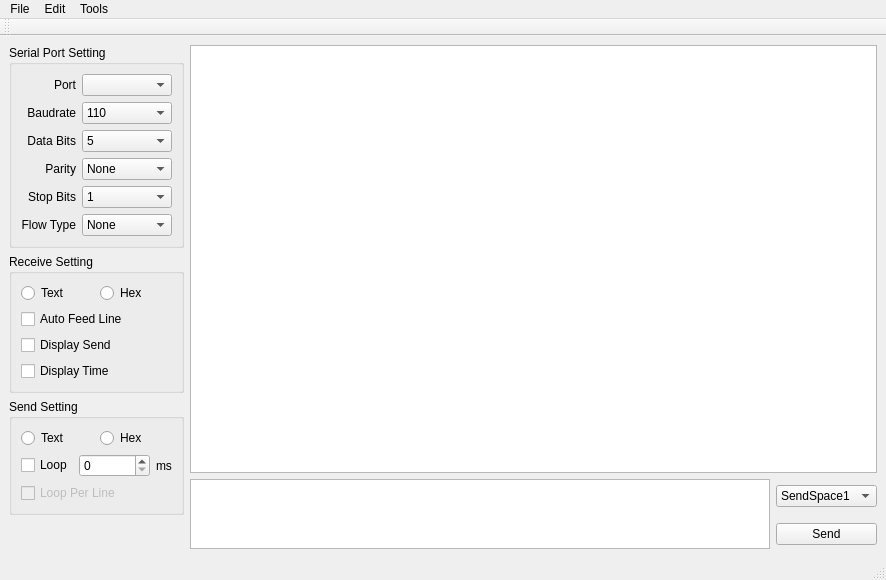
<?xml version="1.0" encoding="UTF-8"?>
<ui version="4.0">
 <class>MainWindow</class>
 <widget class="QMainWindow" name="MainWindow">
  <property name="geometry">
   <rect>
    <x>0</x>
    <y>0</y>
    <width>886</width>
    <height>580</height>
   </rect>
  </property>
  <property name="windowTitle">
   <string>ComAssist</string>
  </property>
  <property name="windowIcon">
   <iconset resource="../ComAssistant.qrc">
    <normaloff>:/ui/ComAssist.png</normaloff>:/ui/ComAssist.png</iconset>
  </property>
  <widget class="QWidget" name="centralwidget">
   <layout class="QHBoxLayout" name="horizontalLayout_4" stretch="0,1">
    <item>
     <layout class="QVBoxLayout" name="verticalLayout_3">
      <item>
       <widget class="QGroupBox" name="groupBoxPort">
        <property name="title">
         <string>Serial Port Setting</string>
        </property>
        <layout class="QGridLayout" name="gridLayout" columnstretch="0,1">
         <item row="0" column="0">
          <widget class="QLabel" name="label_port">
           <property name="text">
            <string>Port</string>
           </property>
           <property name="alignment">
            <set>Qt::AlignRight|Qt::AlignTrailing|Qt::AlignVCenter</set>
           </property>
          </widget>
         </item>
         <item row="0" column="1">
          <widget class="QComboBox" name="comboBox_port"/>
         </item>
         <item row="1" column="0">
          <widget class="QLabel" name="label_baudrate">
           <property name="text">
            <string>Baudrate</string>
           </property>
           <property name="alignment">
            <set>Qt::AlignRight|Qt::AlignTrailing|Qt::AlignVCenter</set>
           </property>
          </widget>
         </item>
         <item row="1" column="1">
          <widget class="QComboBox" name="comboBox_baudrate">
           <item>
            <property name="text">
             <string>110</string>
            </property>
           </item>
           <item>
            <property name="text">
             <string>300</string>
            </property>
           </item>
           <item>
            <property name="text">
             <string>600</string>
            </property>
           </item>
           <item>
            <property name="text">
             <string>1200</string>
            </property>
           </item>
           <item>
            <property name="text">
             <string>2400</string>
            </property>
           </item>
           <item>
            <property name="text">
             <string>4800</string>
            </property>
           </item>
           <item>
            <property name="text">
             <string>9600</string>
            </property>
           </item>
           <item>
            <property name="text">
             <string>19200</string>
            </property>
           </item>
           <item>
            <property name="text">
             <string>38400</string>
            </property>
           </item>
           <item>
            <property name="text">
             <string>57600</string>
            </property>
           </item>
           <item>
            <property name="text">
             <string>115200</string>
            </property>
           </item>
           <item>
            <property name="text">
             <string>921600</string>
            </property>
           </item>
          </widget>
         </item>
         <item row="2" column="0">
          <widget class="QLabel" name="label_dataBits">
           <property name="text">
            <string>Data Bits</string>
           </property>
           <property name="alignment">
            <set>Qt::AlignRight|Qt::AlignTrailing|Qt::AlignVCenter</set>
           </property>
          </widget>
         </item>
         <item row="2" column="1">
          <widget class="QComboBox" name="comboBox_dataBits">
           <item>
            <property name="text">
             <string>5</string>
            </property>
           </item>
           <item>
            <property name="text">
             <string>6</string>
            </property>
           </item>
           <item>
            <property name="text">
             <string>7</string>
            </property>
           </item>
           <item>
            <property name="text">
             <string>8</string>
            </property>
           </item>
          </widget>
         </item>
         <item row="3" column="0">
          <widget class="QLabel" name="label_parity">
           <property name="text">
            <string>Parity</string>
           </property>
           <property name="alignment">
            <set>Qt::AlignRight|Qt::AlignTrailing|Qt::AlignVCenter</set>
           </property>
          </widget>
         </item>
         <item row="3" column="1">
          <widget class="QComboBox" name="comboBox_parity">
           <item>
            <property name="text">
             <string>None</string>
            </property>
           </item>
           <item>
            <property name="text">
             <string>Odd</string>
            </property>
           </item>
           <item>
            <property name="text">
             <string>Even</string>
            </property>
           </item>
           <item>
            <property name="text">
             <string>Mark</string>
            </property>
           </item>
           <item>
            <property name="text">
             <string>Space</string>
            </property>
           </item>
          </widget>
         </item>
         <item row="4" column="0">
          <widget class="QLabel" name="label_stopBits">
           <property name="text">
            <string>Stop Bits</string>
           </property>
           <property name="alignment">
            <set>Qt::AlignRight|Qt::AlignTrailing|Qt::AlignVCenter</set>
           </property>
          </widget>
         </item>
         <item row="4" column="1">
          <widget class="QComboBox" name="comboBox_stopBits">
           <item>
            <property name="text">
             <string>1</string>
            </property>
           </item>
           <item>
            <property name="text">
             <string>1.5</string>
            </property>
           </item>
           <item>
            <property name="text">
             <string>2</string>
            </property>
           </item>
          </widget>
         </item>
         <item row="5" column="0">
          <widget class="QLabel" name="label_flowType">
           <property name="text">
            <string>Flow Type</string>
           </property>
           <property name="alignment">
            <set>Qt::AlignRight|Qt::AlignTrailing|Qt::AlignVCenter</set>
           </property>
          </widget>
         </item>
         <item row="5" column="1">
          <widget class="QComboBox" name="comboBox_flowType">
           <item>
            <property name="text">
             <string>None</string>
            </property>
           </item>
           <item>
            <property name="text">
             <string>RTX/CTS</string>
            </property>
           </item>
           <item>
            <property name="text">
             <string>XON/XOFF</string>
            </property>
           </item>
          </widget>
         </item>
        </layout>
       </widget>
      </item>
      <item>
       <widget class="QGroupBox" name="groupBox_receive">
        <property name="title">
         <string>Receive Setting</string>
        </property>
        <layout class="QVBoxLayout" name="verticalLayout">
         <item>
          <layout class="QHBoxLayout" name="horizontalLayout">
           <item>
            <widget class="QRadioButton" name="radioButton_receiveText">
             <property name="text">
              <string>Text</string>
             </property>
            </widget>
           </item>
           <item>
            <widget class="QRadioButton" name="radioButton_receiveHex">
             <property name="text">
              <string>Hex</string>
             </property>
            </widget>
           </item>
          </layout>
         </item>
         <item>
          <widget class="QCheckBox" name="checkBox_feedLine">
           <property name="text">
            <string>Auto Feed Line</string>
           </property>
          </widget>
         </item>
         <item>
          <widget class="QCheckBox" name="checkBox_displaySend">
           <property name="text">
            <string>Display Send</string>
           </property>
          </widget>
         </item>
         <item>
          <widget class="QCheckBox" name="checkBox_distplayTime">
           <property name="text">
            <string>Display Time</string>
           </property>
          </widget>
         </item>
        </layout>
       </widget>
      </item>
      <item>
       <widget class="QGroupBox" name="groupBox_send">
        <property name="title">
         <string>Send Setting</string>
        </property>
        <layout class="QVBoxLayout" name="verticalLayout_2">
         <item>
          <layout class="QHBoxLayout" name="horizontalLayout_2">
           <item>
            <widget class="QRadioButton" name="radioButton_sendText">
             <property name="text">
              <string>Text</string>
             </property>
            </widget>
           </item>
           <item>
            <widget class="QRadioButton" name="radioButton_sendHex">
             <property name="text">
              <string>Hex</string>
             </property>
            </widget>
           </item>
          </layout>
         </item>
         <item>
          <layout class="QHBoxLayout" name="horizontalLayout_3" stretch="0,1,0">
           <item>
            <widget class="QCheckBox" name="checkBox_sendLoop">
             <property name="text">
              <string>Loop</string>
             </property>
            </widget>
           </item>
           <item>
            <widget class="QSpinBox" name="spinBox_loopTime"/>
           </item>
           <item>
            <widget class="QLabel" name="label_ms">
             <property name="text">
              <string>ms</string>
             </property>
             <property name="alignment">
              <set>Qt::AlignLeading|Qt::AlignLeft|Qt::AlignVCenter</set>
             </property>
            </widget>
           </item>
          </layout>
         </item>
         <item>
          <widget class="QCheckBox" name="checkBox_loopPerLine">
           <property name="enabled">
            <bool>false</bool>
           </property>
           <property name="text">
            <string>Loop Per Line</string>
           </property>
          </widget>
         </item>
        </layout>
       </widget>
      </item>
      <item>
       <spacer name="verticalSpacer">
        <property name="orientation">
         <enum>Qt::Vertical</enum>
        </property>
        <property name="sizeHint" stdset="0">
         <size>
          <width>20</width>
          <height>40</height>
         </size>
        </property>
       </spacer>
      </item>
     </layout>
    </item>
    <item>
     <layout class="QGridLayout" name="gridLayout_3">
      <item row="4" column="1">
       <widget class="QPushButton" name="pushButton_send">
        <property name="text">
         <string>Send</string>
        </property>
       </widget>
      </item>
      <item row="3" column="1">
       <widget class="QComboBox" name="comboBox_history">
        <item>
         <property name="text">
          <string>SendSpace1</string>
         </property>
        </item>
        <item>
         <property name="text">
          <string>SendSpace2</string>
         </property>
        </item>
        <item>
         <property name="text">
          <string>SendSpace3</string>
         </property>
        </item>
        <item>
         <property name="text">
          <string>SendSpace4</string>
         </property>
        </item>
        <item>
         <property name="text">
          <string>SendSpace5</string>
         </property>
        </item>
        <item>
         <property name="text">
          <string>SendSpace6</string>
         </property>
        </item>
       </widget>
      </item>
      <item row="0" column="0" colspan="2">
       <layout class="QGridLayout" name="gridLayout_2">
        <item row="0" column="0">
         <widget class="QPlainTextEdit" name="plainTextEdit_receive">
          <property name="acceptDrops">
           <bool>false</bool>
          </property>
          <property name="undoRedoEnabled">
           <bool>false</bool>
          </property>
          <property name="readOnly">
           <bool>true</bool>
          </property>
         </widget>
        </item>
       </layout>
      </item>
      <item row="3" column="0" rowspan="2">
       <widget class="QPlainTextEdit" name="plainTextEdit_send"/>
      </item>
     </layout>
    </item>
   </layout>
  </widget>
  <widget class="QMenuBar" name="menubar">
   <property name="geometry">
    <rect>
     <x>0</x>
     <y>0</y>
     <width>886</width>
     <height>21</height>
    </rect>
   </property>
   <widget class="QMenu" name="menuFile">
    <property name="title">
     <string>File</string>
    </property>
    <addaction name="actionExist"/>
   </widget>
   <widget class="QMenu" name="menuEdit">
    <property name="title">
     <string>Edit</string>
    </property>
    <addaction name="actionScan"/>
    <addaction name="separator"/>
    <addaction name="actionStart"/>
    <addaction name="actionPause"/>
    <addaction name="actionStop"/>
    <addaction name="separator"/>
    <addaction name="actionClear"/>
   </widget>
   <widget class="QMenu" name="menuTools">
    <property name="title">
     <string>Tools</string>
    </property>
    <addaction name="actionASCIITable"/>
    <addaction name="actionOptions"/>
   </widget>
   <addaction name="menuFile"/>
   <addaction name="menuEdit"/>
   <addaction name="menuTools"/>
  </widget>
  <widget class="QStatusBar" name="statusbar">
   <property name="sizeGripEnabled">
    <bool>true</bool>
   </property>
  </widget>
  <widget class="QToolBar" name="toolBar_editor">
   <property name="windowTitle">
    <string>toolBar</string>
   </property>
   <attribute name="toolBarArea">
    <enum>TopToolBarArea</enum>
   </attribute>
   <attribute name="toolBarBreak">
    <bool>false</bool>
   </attribute>
  </widget>
  <action name="actionExist">
   <property name="text">
    <string>Exit</string>
   </property>
  </action>
  <action name="actionStart">
   <property name="icon">
    <iconset resource="../ComAssistant.qrc">
     <normaloff>:/ui/start.png</normaloff>:/ui/start.png</iconset>
   </property>
   <property name="text">
    <string>Start</string>
   </property>
  </action>
  <action name="actionPause">
   <property name="icon">
    <iconset resource="../ComAssistant.qrc">
     <normaloff>:/ui/pause.png</normaloff>:/ui/pause.png</iconset>
   </property>
   <property name="text">
    <string>Pause</string>
   </property>
  </action>
  <action name="actionStop">
   <property name="icon">
    <iconset resource="../ComAssistant.qrc">
     <normaloff>:/ui/stop.png</normaloff>:/ui/stop.png</iconset>
   </property>
   <property name="text">
    <string>Stop</string>
   </property>
  </action>
  <action name="actionClear">
   <property name="icon">
    <iconset resource="../ComAssistant.qrc">
     <normaloff>:/ui/clear.png</normaloff>:/ui/clear.png</iconset>
   </property>
   <property name="text">
    <string>Clear</string>
   </property>
  </action>
  <action name="actionScan">
   <property name="icon">
    <iconset resource="../ComAssistant.qrc">
     <normaloff>:/ui/scan.png</normaloff>:/ui/scan.png</iconset>
   </property>
   <property name="text">
    <string>Scan</string>
   </property>
  </action>
  <action name="actionOptions">
   <property name="icon">
    <iconset resource="../ComAssistant.qrc">
     <normaloff>:/ui/options.png</normaloff>:/ui/options.png</iconset>
   </property>
   <property name="text">
    <string>Options...</string>
   </property>
  </action>
  <action name="actionASCIITable">
   <property name="text">
    <string>ASCII Table</string>
   </property>
  </action>
  <action name="actionCheckSum">
   <property name="text">
    <string>CheckSum</string>
   </property>
  </action>
 </widget>
 <resources>
  <include location="../ComAssistant.qrc"/>
 </resources>
 <connections/>
</ui>
